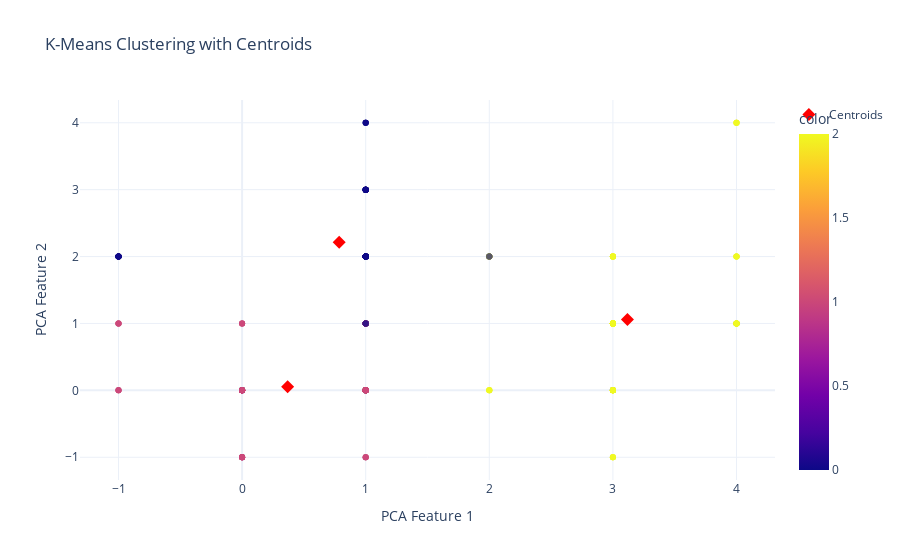

The notebook cell this image was saved under:
### Code cell
# Image will be displayed in the readme file as well
import plotly.express as px

# Scatter plot of data points
fig = px.scatter(x=encoded_data.iloc[:, 0], y=encoded_data.iloc[:, 1], color=cluster_labels, opacity=0.5, labels={'x': 'PCA Feature 1', 'y': 'PCA Feature 2'}, title='K-Means Clustering with Centroids', template='plotly_white')

# Scatter plot of centroids
fig.add_scatter(x=kmeans.cluster_centers_[:, 0], y=kmeans.cluster_centers_[:, 1], mode='markers', marker=dict(symbol='diamond', size=10, color='red'), name='Centroids')

fig.show()

### Figure 1 — Plotly figure (JSON) as saved in the notebook; plotly's stock layout.template omitted (floating-point values rounded to 4 significant figures; data arrays with more than 128 entries replaced by an {"elided": "..."} marker saying what was removed)
{"data": [{"hovertemplate": "PCA Feature 1=%{x}<br>PCA Feature 2=%{y}<br>color=%{marker.color}<extra></extra>", "legendgroup": "", "marker": {"color": {"elided": "400 int values"}, "coloraxis": "coloraxis", "opacity": 0.5, "symbol": "circle"}, "mode": "markers", "name": "", "orientation": "v", "showlegend": false, "type": "scatter", "x": {"elided": "400 int values"}, "xaxis": "x", "y": {"elided": "400 int values"}, "yaxis": "y"}, {"marker": {"color": "red", "size": 10, "symbol": "diamond"}, "mode": "markers", "name": "Centroids", "type": "scatter", "x": [0.7857, 0.3684, 3.118], "y": [2.214, 0.05263, 1.059]}], "layout": {"coloraxis": {"colorbar": {"title": {"text": "color"}}, "colorscale": [[0, "#0d0887"], [0.1111, "#46039f"], [0.2222, "#7201a8"], [0.3333, "#9c179e"], [0.4444, "#bd3786"], [0.5556, "#d8576b"], [0.6667, "#ed7953"], [0.7778, "#fb9f3a"], [0.8889, "#fdca26"], [1, "#f0f921"]]}, "legend": {"tracegroupgap": 0}, "title": {"text": "K-Means Clustering with Centroids"}, "xaxis": {"anchor": "y", "domain": [0, 1], "title": {"text": "PCA Feature 1"}}, "yaxis": {"anchor": "x", "domain": [0, 1], "title": {"text": "PCA Feature 2"}}}}
